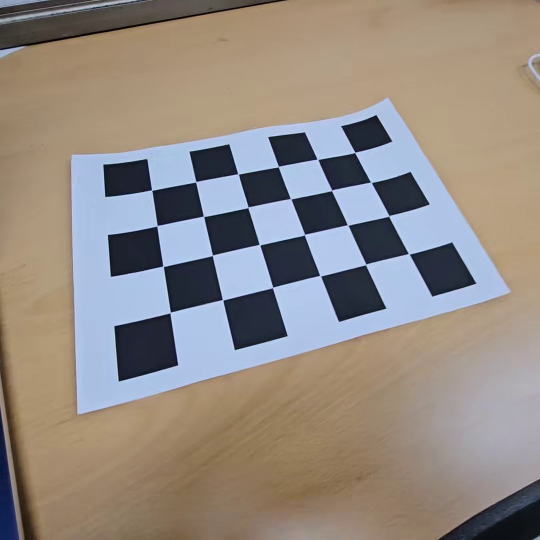
#> input picture frame 32 of camera_calibration_sample.mp4, 1080 x 1080 px (shown at 1/2 size)
$ python pose_estimation_chessboard.py
#> lines starting #> are read from the running program, lines starting #| are printed output that depends on the picture; after the words box and inside, x2 and y2 are one past the last pixel; in counts of white or black regions, pixels touching at a corner belong together
import numpy as np
import cv2 as cv

# The given video and calibration data
video_file = r'C:\Users\kdhhi\Desktop\서울과학기술대학교\강의자료\2024 1학기\컴퓨터비전\camera_calibration_sample.mp4'
K = np.array([[541.02582236, 0, 555.08599052],
              [0, 553.3418283, 658.93093562],
              [0, 0, 1]])
dist_coeff = np.array([-0.00743852,  0.04353781,  0.00181177,  0.00076285, -0.03912152])
board_pattern = (6,4)
board_cellsize = 0.025
board_criteria = cv.CALIB_CB_ADAPTIVE_THRESH + cv.CALIB_CB_NORMALIZE_IMAGE + cv.CALIB_CB_FAST_CHECK

# Open a video
video = cv.VideoCapture(video_file)
assert video.isOpened(), 'Cannot read the given input, ' + video_file

# Prepare a 3D box for simple AR
#box_lower = board_cellsize * np.array([[4, 2,  0], [5, 2,  0], [5, 4,  0], [4, 4,  0]])
#box_upper = board_cellsize * np.array([[4, 2, -1], [5, 2, -1], [5, 4, -1], [4, 4, -1]])

triangle_vertices = board_cellsize * np.array([[4.5, 2.5, 0], [5, 4, 0], [4, 4, 0]])
triangle_lines = np.array([[triangle_vertices[0], triangle_vertices[1]],
                           [triangle_vertices[1], triangle_vertices[2]],
                           [triangle_vertices[2], triangle_vertices[0]]], dtype=np.float32)

# Prepare 3D points on a chessboard
obj_points = board_cellsize * np.array([[c, r, 0] for r in range(board_pattern[1]) for c in range(board_pattern[0])])

# Run pose estimation
while True:
    # Read an image from the video
    valid, img = video.read()
#> img is the input picture: shape (1080, 1080, 3); mean B, G, R 131.2, 138.2, 146.8
    if not valid:
        break

    # Estimate the camera pose
    success, img_points = cv.findChessboardCorners(img, board_pattern, board_criteria)
#> success = True; img_points = 24 rows, first 8: [303.6, 380.7], [391.5, 364.4], [476.1, 348], [556.6, 333.9], [635.1, 319.1], [710.2, 305.2], [315, 451.5], [407.9, 433.3]
    if success:
        ret, rvec, tvec = cv.solvePnP(obj_points, img_points, K, dist_coeff)
#> ret = True; rvec = [-0.339, -0.0884, -0.274]; tvec = [-0.0712, -0.0762, 0.151]

        # Draw the box on the image
        '''line_lower, _ = cv.projectPoints(box_lower, rvec, tvec, K, dist_coeff)
        line_upper, _ = cv.projectPoints(box_upper, rvec, tvec, K, dist_coeff)
        cv.polylines(img, [np.int32(line_lower)], True, (255, 0, 0), 2)
        cv.polylines(img, [np.int32(line_upper)], True, (0, 0, 255), 2)
        for b, t in zip(line_lower, line_upper):
            cv.line(img, np.int32(b.flatten()), np.int32(t.flatten()), (0, 255, 0), 2)'''
        for line in triangle_lines:
          line_projected, _ = cv.projectPoints(line, rvec, tvec, K, dist_coeff)
          cv.polylines(img, [np.int32(line_projected)], False, (0, 255, 0), 2)
#> this loop made 3 passes
#> line_projected on passes 1 to 3: [[755.5, 479.1], [860.4, 591.1]], [[860.4, 591.1], [769.8, 615.4]], [[769.8, 615.4], [755.5, 479.1]]
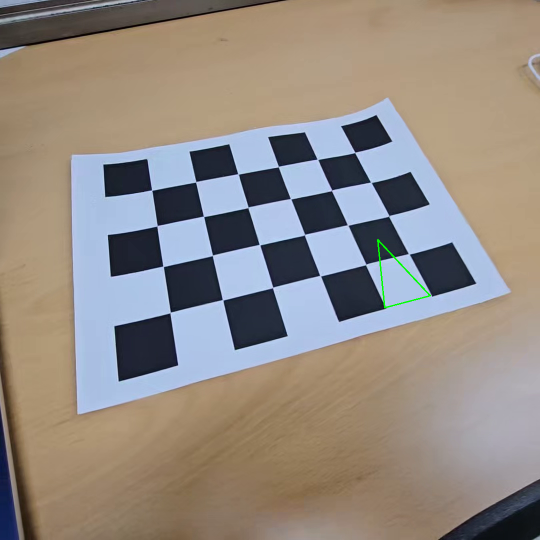
#> img: shape (1080, 1080, 3) (shown at 1/2 size); 0.1% of pixels changed, all inside (x1, y1, x2, y2) = (754, 478, 862, 617)

        # Print the camera position
        R, _ = cv.Rodrigues(rvec) # Alternative) `scipy.spatial.transform.Rotation`
#> R = [[0.959, 0.279, -0.0399], [-0.25, 0.907, 0.34], [0.131, -0.316, 0.94]]
        p = (-R.T @ tvec).flatten()
#> p = [0.0294, 0.137, -0.119]
        info = f'XYZ: [{p[0]:.3f} {p[1]:.3f} {p[2]:.3f}]'
#> info = 'XYZ: [0.029 0.137 -0.119]'
        cv.putText(img, info, (10, 25), cv.FONT_HERSHEY_DUPLEX, 0.6, (0, 255, 0))
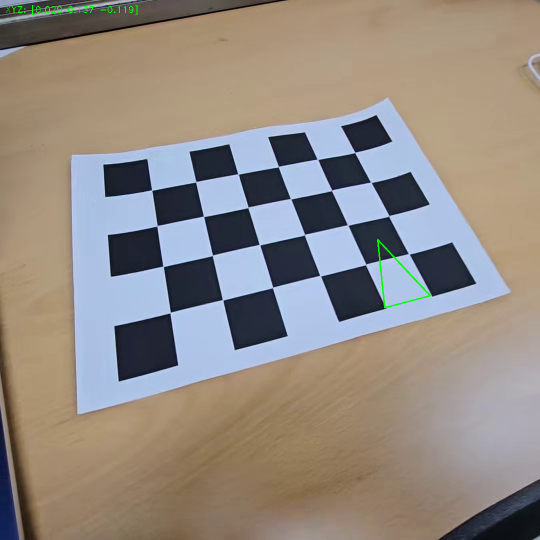
#> img: shape (1080, 1080, 3) (shown at 1/2 size); 0.07% of pixels changed, all inside (x1, y1, x2, y2) = (12, 10, 275, 30)

    # Show the image and process the key event
    cv.imshow('Pose Estimation (Chessboard)', img)
    key = cv.waitKey(10)
#> (key Esc is pressed here)
    if key == ord(' '):
        key = cv.waitKey()
    if key == 27: # ESC
        break

video.release()
cv.destroyAllWindows()

$ run again, starting later in the video
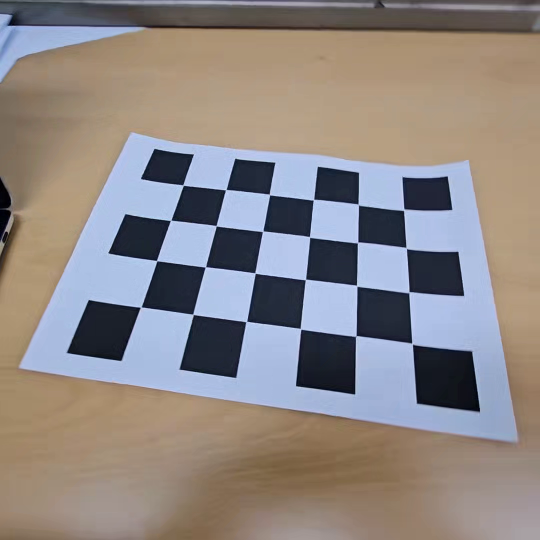
#> input picture frame 148 of camera_calibration_sample.mp4, 1080 x 1080 px (shown at 1/2 size)
#> img is the input picture: shape (1080, 1080, 3); mean B, G, R 132.7, 134.7, 142
#> success = True; img_points = 24 rows, first 8: [367.3, 371.1], [452.6, 379.3], [539.7, 390.1], [627.9, 399.2], [717.7, 410.6], [808.3, 417.4], [342, 440.8], [432.9, 452]
#> ret = True; rvec = [-0.358, 0.013, 0.132]; tvec = [-0.054, -0.0797, 0.152]
#> the loop `for line in triangle_lines:` made 3 passes
#> line_projected on passes 1 to 3: [[766.2, 626.3], [828, 800.9]], [[828, 800.9], [707.6, 784.1]], [[707.6, 784.1], [766.2, 626.3]]
#> after the loop `for line in triangle_lines:`:
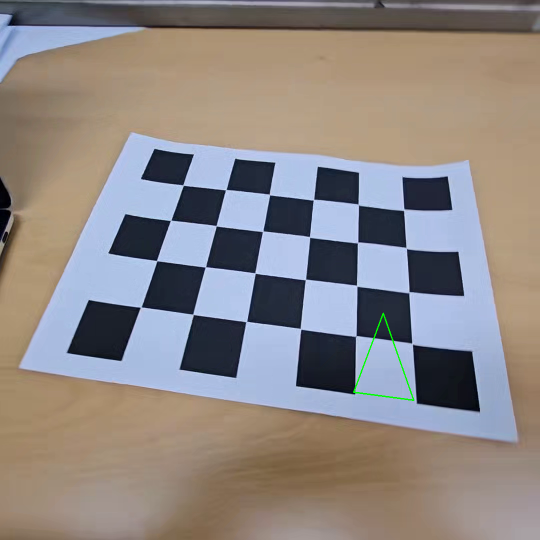
#> img: shape (1080, 1080, 3) (shown at 1/2 size); 0.11% of pixels changed, all inside (x1, y1, x2, y2) = (706, 625, 829, 802)
#> R = [[0.991, -0.131, -0.0106], [0.126, 0.928, 0.35], [-0.036, -0.348, 0.937]]
#> p = [0.069, 0.12, -0.115]
#> info = 'XYZ: [0.069 0.120 -0.115]'
#> `cv.putText(img, info, (10, 25), cv.FONT_HERSHEY_DUPLEX, 0.6, (0, 255, ..`:
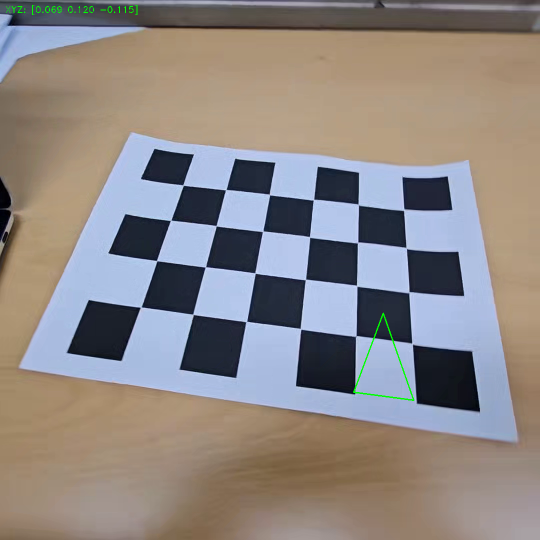
#> img: shape (1080, 1080, 3) (shown at 1/2 size); 0.07% of pixels changed, all inside (x1, y1, x2, y2) = (12, 10, 275, 30)

$ run again, starting later in the video
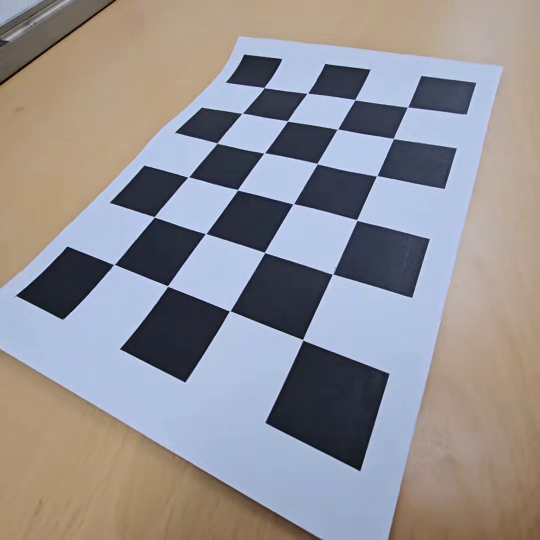
#> input picture frame 263 of camera_calibration_sample.mp4, 1080 x 1080 px (shown at 1/2 size)
#> img is the input picture: shape (1080, 1080, 3); mean B, G, R 148.6, 145.2, 148.2
#> success = True; img_points = 24 rows, first 8: [227.6, 529.5], [308.4, 434], [375.7, 354.8], [434.4, 286.5], [485, 226.8], [528.2, 175.6], [335.5, 572.5], [412.2, 467.6]
#> ret = True; rvec = [-0.455, -0.18, -1.13]; tvec = [-0.0602, -0.0232, 0.0992]
#> the loop `for line in triangle_lines:` made 3 passes
#> line_projected on passes 1 to 3: [[746.8, 236.2], [930, 234.4]], [[930, 234.4], [912.2, 299.6]], [[912.2, 299.6], [746.8, 236.2]]
#> after the loop `for line in triangle_lines:`:
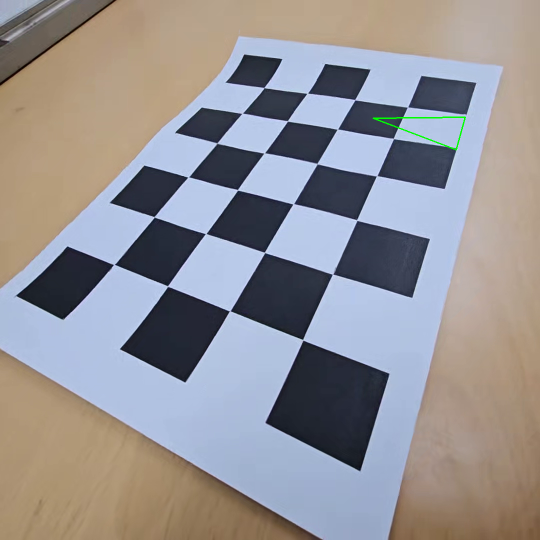
#> img: shape (1080, 1080, 3) (shown at 1/2 size); 0.1% of pixels changed, all inside (x1, y1, x2, y2) = (745, 233, 932, 301)
#> R = [[0.424, 0.901, 0.0888], [-0.83, 0.347, 0.438], [0.364, -0.259, 0.895]]
#> p = [-0.0298, 0.088, -0.0733]
#> info = 'XYZ: [-0.030 0.088 -0.073]'
#> `cv.putText(img, info, (10, 25), cv.FONT_HERSHEY_DUPLEX, 0.6, (0, 255, ..`:
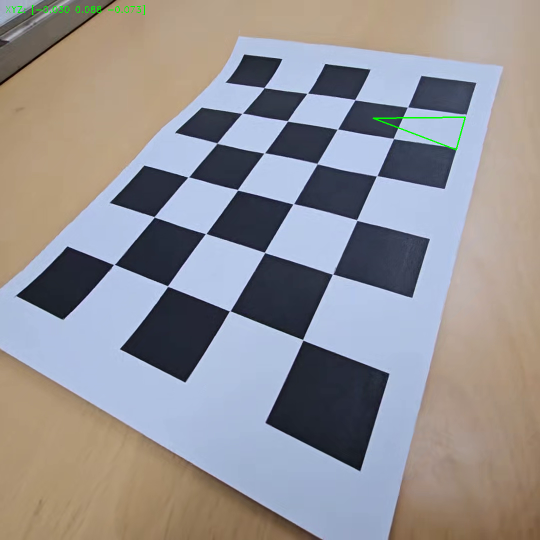
#> img: shape (1080, 1080, 3) (shown at 1/2 size); 0.08% of pixels changed, all inside (x1, y1, x2, y2) = (12, 10, 290, 30)
